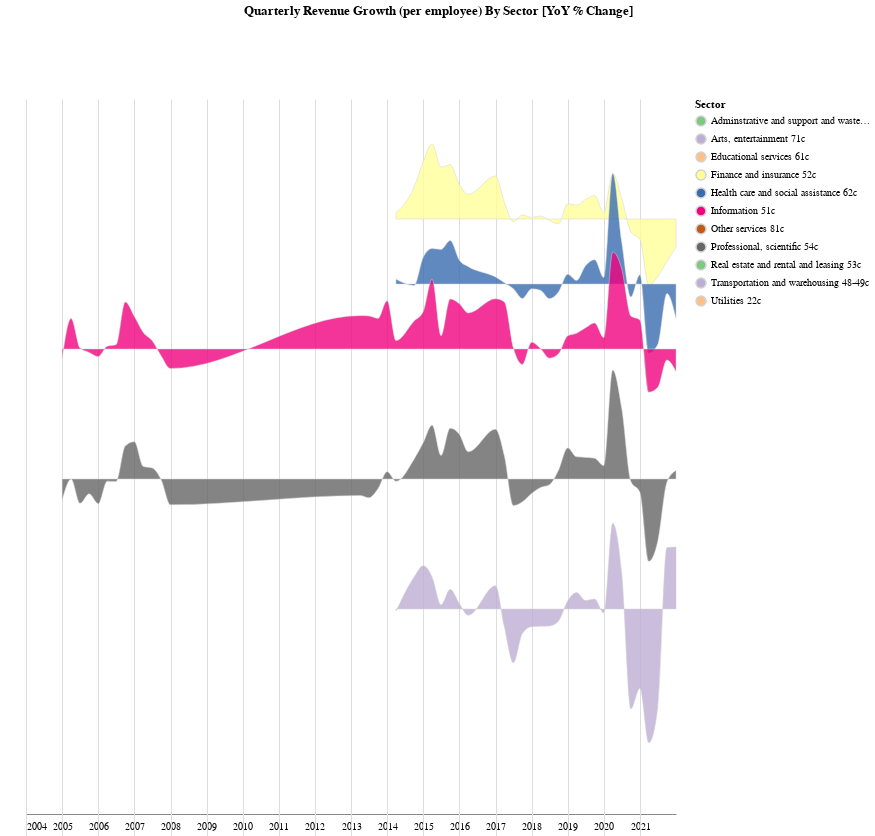

Source (notebook cell):
### Code cell
r_p_e = pd.DataFrame.from_records([(dt, variable, value, computeDollarsPerCapita(value_adj, variable, dt))
                                                for ix, dt, variable, value, value_adj in adj_categories_agg.itertuples()])

r_p_e.columns = ['dt', 'variable', 'value', 'value_adj']

r_p_e_yoy = r_p_e.set_index('dt')[['variable', 'value_adj']].pivot(columns='variable')\
            .applymap(float).pct_change(4).applymap(lambda v: v * 100).reset_index().melt(id_vars='dt')

doRidgeLineFor(r_p_e_yoy[['dt', 'variable', 'value']], 'dt', 'value', 'variable', title='Quarterly Revenue Growth (per employee) By Sector [YoY % Change]')

### Figure 1 — Vega-Lite specification as saved in the notebook (floating-point values rounded to 4 significant figures; data arrays with more than 128 entries replaced by an {"elided": "..."} marker saying what was removed)
{"config": {"view": {"continuousWidth": 400, "continuousHeight": 300, "stroke": null, "width": 650}, "facet": {"spacing": 0}, "title": {"anchor": "middle"}}, "data": {"name": "data-c531545fe0d23b7209d1c1b23268cfe3"}, "facet": {"row": {"field": "variable", "header": {"labelColor": "white"}, "title": null, "type": "nominal"}}, "spec": {"mark": {"type": "area", "fillOpacity": 0.8, "interpolate": "monotone", "stroke": "lightgray", "strokeWidth": 0.5}, "encoding": {"fill": {"field": "variable", "scale": {"scheme": "accent"}, "title": "Sector", "type": "nominal"}, "tooltip": [{"field": "dt", "type": "temporal"}, {"field": "variable", "type": "nominal"}, {"field": "value", "format": ",.02f", "type": "quantitative"}], "x": {"field": "dt", "title": "", "type": "temporal"}, "y": {"axis": null, "field": "value", "scale": {"range": [65, -195]}, "type": "quantitative"}}, "height": 65, "transform": [{"joinaggregate": [{"op": "mean", "field": "dt", "as": "mean_val"}], "groupby": ["variable"]}]}, "bounds": "flush", "title": "Quarterly Revenue Growth (per employee) By Sector [YoY % Change]", "$schema": "https://vega.github.io/schema/vega-lite/v4.17.0.json", "datasets": {"data-c531545fe0d23b7209d1c1b23268cfe3": {"elided": "550 records"}}}
